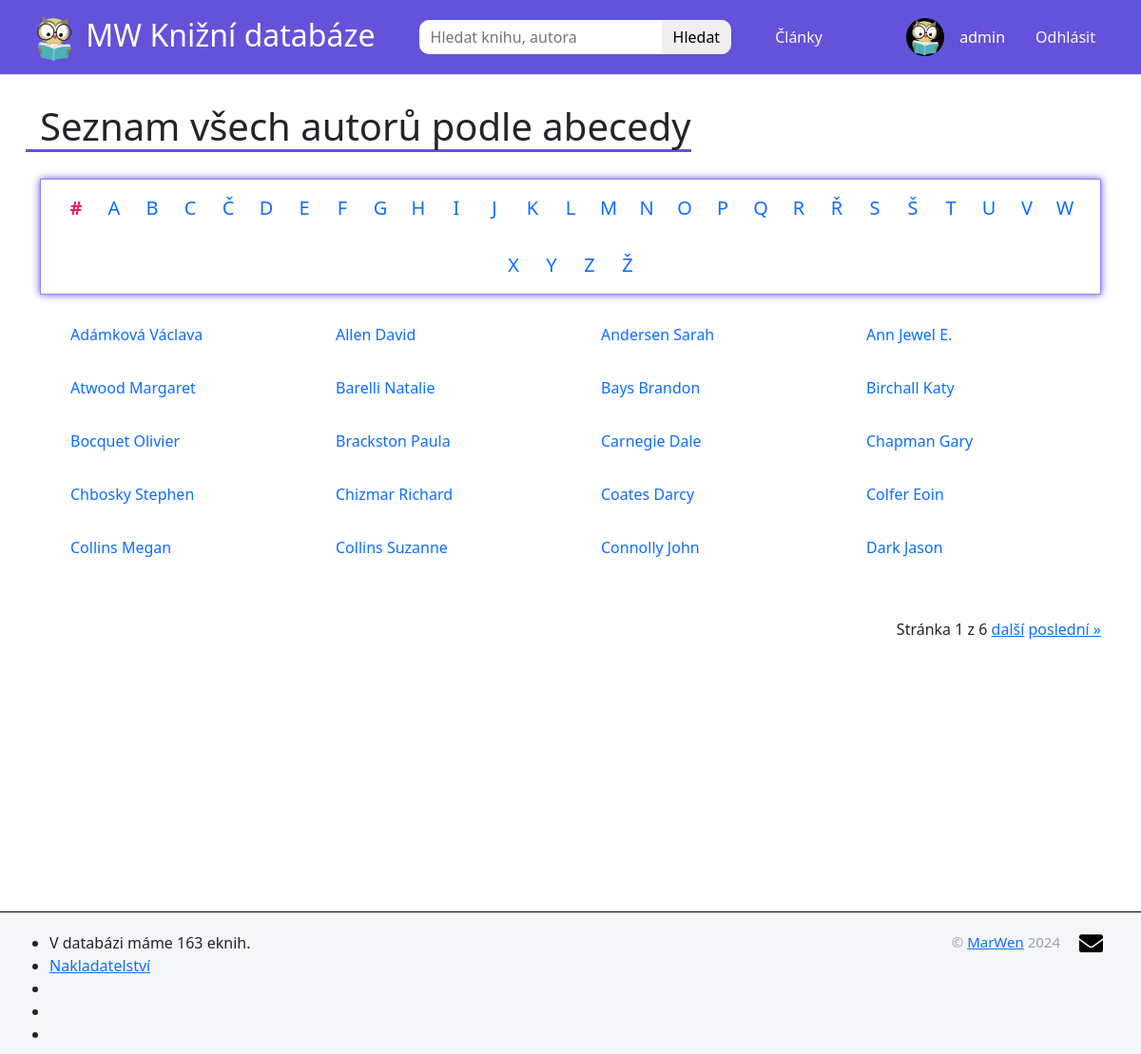
/vsichni-autori/ (signed in), run on the app's committed database.
### members/models.py (models this page shows, shortened)
class Profile(models.Model):
    user = models.OneToOneField(User, null=True, on_delete=models.CASCADE)
    bio = models.TextField(null=True)
    profile_pic = models.ImageField(null=True, blank=True, upload_to="images/profile")
    slug = models.SlugField(null=True, blank=True)

### knihy/models.py (models this page shows, shortened)
class Author(models.Model):
    first_name = models.CharField(max_length=50, default="")
    last_name = models.CharField(max_length=50, null=True, blank=True)
    slug = models.SlugField(max_length=50, null=True, blank=True)
    class Meta:
        ordering = ["last_name"]

### knihy/views.py (the view)
# urls.py: path("vsichni-autori/", AllAuthorsView.as_view(), name="vsichni-autori"),
class AllAuthorsView(ListView):
    model = Author
    template_name = "vsichni-autori.html"
    paginate_by = 20
    def get_queryset(self):
        return Author.objects.order_by("last_name")
    def get_context_data(self, **kwargs):
        context = super().get_context_data(**kwargs)
        all_authors = self.get_queryset()
        paginator = Paginator(all_authors, self.paginate_by)
        page = self.request.GET.get('page')
        try:
            context["all_authors"] = paginator.page(page)
        except PageNotAnInteger:
            context["all_authors"] = paginator.page(1)
        except EmptyPage:
            context["all_authors"] = paginator.page(paginator.num_pages)
        return context

### databaze_eknih/context_processors.py (called while the page is built)
def books_count(request):
    from knihy.models import Book
    return {"books_count": Book.objects.count()}

### knihy/templates/vsichni-autori.html (shortened to what this page needs)
{% extends "base.html" %}
{% block content %}
<h1>Seznam všech autorů podle abecedy</h1>
<div class="abeceda-autoru">
    <ul>
        <li>
            <a href="{% url 'vsichni-autori' %}" class="active">#</a>
        </li>
        {% for char in 'ABCČDEFGHIJKLMNOPQRŘSŠTUVWXYZŽ' %}
        <li>
            <a href="{% url 'vsichni-autori-abecedne' char %}">{{ char }}</a>
        </li>
        {% endfor %}
    </ul>
</div>
<div class="abc-authors">
    {% for author in all_authors %}
    <ul>
        <li>
            <a href="{% url 'detail-autora' author.slug %}">
                <p>{{ author.last_name }} {{ author.first_name }}</p>
            </a>
        </li>
    </ul>
    {% endfor %}
</div>
<div class="pagination">
    <span class="step-links">
        <span class="current">
            Stránka {{ all_authors.number }} z {{ all_authors.paginator.num_pages }}
        </span>
        {% if all_authors.has_next %}
            <a href="?page={{ all_authors.next_page_number }}">další</a>
            <a href="?page={{ all_authors.paginator.num_pages }}">poslední &raquo;</a>
        {% endif %}
    </span>
</div>
{% endblock %}

### databaze_eknih/templates/base.html (shortened to what this page needs)
{% load static %}
<!doctype html>
<html lang="cs">
    <head>
        <link rel="stylesheet" href="https://cdnjs.cloudflare.com/ajax/libs/font-awesome/5.15.4/css/all.min.css">
        <link rel="stylesheet" href="{% static 'css/style.css' %}">
        <link href="https://cdn.jsdelivr.net/npm/bootstrap@5.3.2/dist/css/bootstrap.min.css" rel="stylesheet">
    </head>
    <body>
        <nav class="navbar border-bottom border-body navbar-expand-lg">
            <div class="container-fluid">
                <a class="navbar-brand text-white fs-2" href="{% url "home" %}">
                    <img class="logo" src="../../static/images/logo.webp"> MW Knižní databáze
                </a>
                <div class="collapse navbar-collapse" id="navbarSupportedContent">
                    <ul class="nav mb-lg-0">
                        <li class="nav-item" style="width: 100%;">
                            <form class="d-flex" role="search" action="{% url 'vysledky-hledani' %}" method="get">
                                <input class="control" type="type" placeholder="Hledat knihu, autora" aria-label="Search" name="q">
                                <button class="search" type="submit">Hledat</button>
                            </form>
                        </li>
                    </ul>
                    <ul class="nav mb-2 mb-lg-0">
                        <li class="nav-item">
                            <a class="nav-link text-light" href="{% url "clanky" %}">Články</a>
                        </li>
                    </ul>
                    {% if user.is_authenticated %}
                    <ul class="nav login ms-auto mb-2 mb-lg-0">
                        <ul style="display: flex; padding-left: 10px;">
                            <li class="nav-item avatar">
                                <img src="../../media/{{ user.profile.profile_pic }}" alt="avatar">
                            </li>
                            <li class="nav-item">
                                <a href="{% url 'profil' user.profile.slug  %}" class="nav-link">{{ user.username }}</a>
                            </li>
                        </ul>
                        <li class="nav-item">
                            <form method="post" action="{% url 'logout' %}">
                                <button type="submit" class="nav-link text-light">Odhlásit</button>
                            </form>
                        </li>
                    </ul>
                    {% endif %}
                </div>
            </div>
        </nav>
        <div class="container">
            {% block content %}
            {% endblock %}
        </div>
        <footer id="footer">
            <ul>
                <li>V databázi máme {{ books_count }} eknih.</li>
                <li><a href="">Nakladatelství</a></li>
                <li></li>
                <li></li>
                <li></li>
            </ul>
            <div style="display: flex; flex-wrap: wrap;">
                <p class="copyright">&copy; <a href="https://mar6wen8.github.io/MarWen/">MarWen</a> 2024</p>
                <div>
                    <a href="mailto:mar6wen8@gmail.com" target="_blank" aria-label="e-mail"><i class="fa fa-envelope"></i></a>
                </div>
            </div>
        </footer>
    </body>
</html>

### static/css/style.css (style rules this page uses)
body { cursor: default; }
.container { display: flex; flex-wrap: wrap; align-content: flex-start; margin-bottom: 50px; min-height: 100vh; margin-top: 30px; }
.logo { width: 50px; }
form { width: 50%; }
.navbar { background: #6253da; }
.d-flex { margin: 0 30px; width: auto; }
.nav-item a { color: #ffffff; }
.nav-item img, .avatar { height: 40px; width: 40px; }
.nav-item img { border-radius: 50%; position: absolute; }
.avatar { margin: auto; }
.search { --bs-btn-padding-x: 0.75rem; --bs-btn-padding-y: 0.375rem; --bs-btn-border-radius: var(--bs-border-radius); padding: var(--bs-btn-padding-y) var(--bs-btn-padding-x); cursor: pointer; -webkit-user-select: none; -moz-user-select: none; user-select: none; border: 0px solid black; border-radius: 0 10px 10px 0; transition: color .15s ease-in-out,background-color .15s ease-in-out,border-color .15s ease-in-out,box-shadow .15s ease-in-out; }
form .control { display: block; width: 100%; padding: 0.375rem 0.75rem; font-size: 1rem; font-weight: 400; line-height: 1.5; color: var(--bs-body-color); -webkit-appearance: none; -moz-appearance: none; appearance: none; background-color: var(--bs-body-bg); background-clip: padding-box; border: none; border-radius: 10px 0 0 10px; transition: border-color .15s ease-in-out,box-shadow .15s ease-in-out; }
.nav { --bs-nav-link-padding-x: 0; --bs-nav-link-padding-y: 0.5rem; --bs-nav-link-font-weight: ; --bs-nav-link-color: var(--bs-navbar-color); --bs-nav-link-hover-color: var(--bs-navbar-hover-color); --bs-nav-link-disabled-color: var(--bs-navbar-disabled-color); display: flex; padding-left: 0; margin-bottom: 0; list-style: none; }
.ms-auto { margin-right: 20px; }
ul { padding: 0; }
ul ul { list-style: none; }
.active { color: rgb(233, 30, 99)!important; font-weight: bold; }
h1::after { content: ""; display: block; height: 3px; background: #6253da; margin-left: -15px; }
.ten-books a, .ten-authors a, .genre a, .zanr a, .abc-authors a, .abeceda-autoru a, .vysl-autoru a, .vysl-knih a { text-decoration: none; }
.abeceda-autoru { display: flex; flex-wrap: wrap; width: 100%; justify-content: center; font-size: 20px; margin-top: 20px; border: 1px solid #8f82f6; box-shadow: 0 0 8px #6253da; }
.abeceda-autoru ul { display: flex; flex-wrap: wrap; justify-content: center; padding-left: 0rem; margin-bottom: 0rem; }
.abeceda-autoru li { display: flex; align-content: center; flex-wrap: wrap; justify-content: center; list-style-type: none; width: 40px; line-height: 40px; }
.abeceda-autoru a { padding: 10px; }
.abc-authors { display: grid; grid-template-columns: 1fr 1fr 1fr 1fr; width: 100%; margin: 30px auto; }
.abc-authors ul { list-style: none; }
.pagination { width: 100%; justify-content: flex-end; }
footer { display: flex; padding: 20px; justify-content: space-between; background-color: #f5f6f7; z-index: 10; position: relative; height: 150px; border-top: 1px solid black; }
#footer .copyright { color: #9fa3a6; font-size: 15px; position: relative; }
.fa { font-family: "Font Awesome 5 Free" }
.fab, .fa { margin: 0 20px; font-size: 25px; color: #000000; font-weight: 900; font-style: normal; display: inline-block; }
.fa-envelope:before { content: "\f0e0" }
@media (min-width: 1200px) { .fs-2 { margin-left: 20px; } }

### data on the page
Author: last_name "Adámková", first_name "Václava"
Author: last_name "Allen", first_name "David"
Author: last_name "Andersen", first_name "Sarah"
Author: last_name "Ann", first_name "Jewel E."
Author: last_name "Atwood", first_name "Margaret"
Author: last_name "Barelli", first_name "Natalie"
Author: last_name "Bays", first_name "Brandon"
Author: last_name "Birchall", first_name "Katy"
Author: last_name "Bocquet", first_name "Olivier"
Author: last_name "Brackston", first_name "Paula"
Author: last_name "Carnegie", first_name "Dale"
Author: last_name "Chapman", first_name "Gary"
Author: last_name "Chbosky", first_name "Stephen"
Author: last_name "Chizmar", first_name "Richard"
Author: last_name "Coates", first_name "Darcy"
Author: last_name "Colfer", first_name "Eoin"
Author: last_name "Collins", first_name "Megan"
Author: last_name "Collins", first_name "Suzanne"
Author: last_name "Connolly", first_name "John"
Author: last_name "Dark", first_name "Jason"

### other printed values
{{ user.username }} "admin"
{{ char }} "A" "B" "C" "Č" "D" "E" "F" "G" "H" "I" "J" "K" "L" "M" "N" "O" "P" "Q" "R" "Ř" "S" "Š" "T" "U" "V" "W" "X" "Y" "Z" "Ž"
{{ all_authors.number }} "1"
{{ all_authors.paginator.num_pages }} "6"
{{ books_count }} "163"
